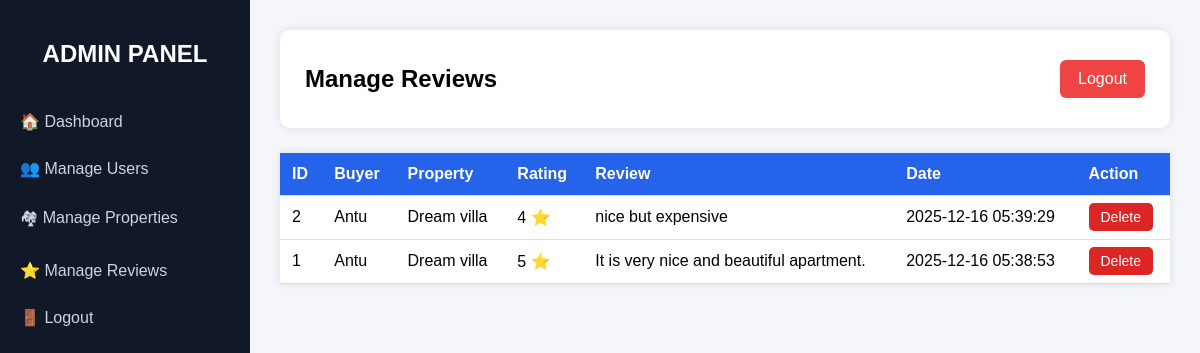
Screenshot of /admin_reviews.php (signed in) with the database file from the repository.
### tables this page shows
CREATE TABLE `reviews` (
  `review_id` int(11) NOT NULL,
  `property_id` int(11) DEFAULT NULL,
  `buyer_id` int(11) DEFAULT NULL,
  `rating` int(11) DEFAULT NULL,
  `review_text` text DEFAULT NULL,
  `created_at` timestamp NOT NULL DEFAULT current_timestamp()
);

CREATE TABLE `users` (
  `user_id` int(11) NOT NULL,
  `name` varchar(100) DEFAULT NULL,
  `email` varchar(100) DEFAULT NULL,
  `phone` varchar(20) DEFAULT NULL,
  `password` varchar(255) DEFAULT NULL,
  `role` enum('buyer','seller','admin') DEFAULT NULL,
  `status` enum('active','inactive') DEFAULT 'active',
  `otp` varchar(10) DEFAULT NULL,
  `otp_expire` datetime DEFAULT NULL,
  `is_verified` tinyint(1) DEFAULT 0,
  `created_at` timestamp NOT NULL DEFAULT current_timestamp()
);

CREATE TABLE `property` (
  `property_id` int(11) NOT NULL,
  `seller_id` int(11) DEFAULT NULL,
  `title` varchar(200) DEFAULT NULL,
  `description` text DEFAULT NULL,
  `price` decimal(10,2) DEFAULT NULL,
  `location` varchar(100) DEFAULT NULL,
  `property_type` varchar(50) DEFAULT NULL,
  `bedrooms` int(11) DEFAULT NULL,
  `bathrooms` int(11) DEFAULT NULL,
  `floor` int(11) DEFAULT NULL,
  `square_feet` int(11) DEFAULT NULL,
  `image` varchar(255) DEFAULT NULL,
  `status` varchar(20) DEFAULT 'available',
  `category` varchar(50) DEFAULT NULL,
  `created_at` timestamp NOT NULL DEFAULT current_timestamp()
);

### admin_reviews.php (the view, shortened to what this page needs)
<?php
$conn = mysqli_connect("localhost","root","","real_estate_db",3307);
?>
<!DOCTYPE html>
<html>
<head>
</head>
<body>
<div class="sidebar">
    <h2>ADMIN PANEL</h2>
    <a href="admin_dashboard.php">🏠 Dashboard</a>
    <a href="admin_users.php">👥 Manage Users</a>
    <a href="admin_properties.php">🏘 Manage Properties</a>
    <a href="admin_reviews.php">⭐ Manage Reviews</a>
    <a href="logout.php">🚪 Logout</a>
</div>
<div class="main">
    <div class="topbar">
        <h2>Manage Reviews</h2>
        <a href="logout.php" class="logout">Logout</a>
    </div>
    <table>
        <tr>
            <th>ID</th>
            <th>Buyer</th>
            <th>Property</th>
            <th>Rating</th>
            <th>Review</th>
            <th>Date</th>
            <th>Action</th>
        </tr>
        <?php
        $result = mysqli_query($conn,
            "SELECT reviews.*, users.name AS buyer_name, property.title AS property_title
             FROM reviews
             JOIN users ON reviews.buyer_id = users.user_id
             JOIN property ON reviews.property_id = property.property_id
             ORDER BY reviews.review_id DESC"
        );
        while($row = mysqli_fetch_assoc($result)){
        ?>
        <tr>
            <td><?php echo $row['review_id']; ?></td>
            <td><?php echo $row['buyer_name']; ?></td>
            <td><?php echo $row['property_title']; ?></td>
            <td><?php echo $row['rating']; ?> ⭐</td>
            <td><?php echo $row['review_text']; ?></td>
            <td><?php echo $row['created_at']; ?></td>
            <td>
                <a href="admin_reviews.php?delete=<?php echo $row['review_id']; ?>"
                   class="btn red"
                   onclick="return confirm('Delete this review?')">
                   Delete
                </a>
            </td>
        </tr>
        <?php } ?>
    </table>
</div>
</body>
</html>

### admin_reviews.php (style rules this page uses)
body { margin:0; font-family:Arial, sans-serif; background:#f4f6f9; }
.sidebar { width:250px; height:100vh; background:#111827; position:fixed; padding-top:20px; }
.sidebar h2 { color:white; text-align:center; margin-bottom:30px; }
.sidebar a { display:block; color:#cbd5e1; padding:14px 20px; text-decoration:none; }
.main { margin-left:250px; padding:30px; }
.topbar { background:white; padding:15px 25px; border-radius:10px; display:flex; justify-content:space-between; align-items:center; box-shadow:0 0 8px rgba(0,0,0,0.1); }
.logout { background:#ef4444; color:white; padding:10px 18px; border-radius:6px; text-decoration:none; }
table { width:100%; border-collapse:collapse; background:white; margin-top:25px; box-shadow:0 0 8px rgba(0,0,0,0.1); }
th,td { padding:12px; text-align:left; border-bottom:1px solid #ddd; }
th { background:#2563eb; color:white; }
.btn { padding:6px 12px; border-radius:5px; text-decoration:none; color:white; font-size:14px; }
.btn.red { background:#dc2626; }

### rows the page displays
reviews: review_id "2", users.name "Antu", property.title "Dream villa", rating "4", review_text "nice but expensive", created_at "2025-12-16 05:39:29"
reviews: review_id "1", users.name "Antu", property.title "Dream villa", rating "5", review_text "It is very nice and beautiful apartment.", created_at "2025-12-16 05:38:53"
